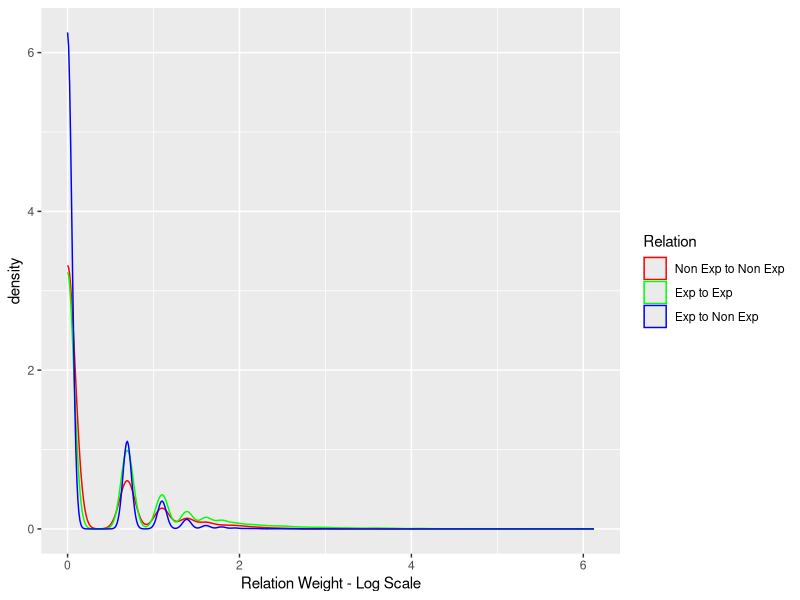

This chart was generated by the following R code:
library(ggplot2)

graphData <- read.csv(file = "edges.csv", header = TRUE, sep = ";", dec = ".", row.names = NULL)



other2other = subset(graphData, graphData$relation == 0)
ex2ex = subset(graphData, graphData$relation == 1)
ex2other = subset(graphData, graphData$relation == 2)

percentEx2Ex = (nrow(ex2ex) * 100) / nrow(graphData)
percentEx2Other = (nrow(ex2other) * 100) / nrow(graphData)
percentOthe2Other = (nrow(other2other) * 100) / nrow(graphData)

print("percentEx2Ex ")
print(percentEx2Ex)
print("percentEx2Other ")
print(percentEx2Other)
print("percentOther2Other ")
print(percentOthe2Other)


print("ex2ex")
print(summary(ex2ex$weight))
print("ex2other")
print(summary(ex2other$weight))
print("other2other")
print(summary(other2other$weight))

p <- ggplot(graphData,  aes(log(weight), colour = as.character(relation))) +
  labs(x = "Relation Weight - Log Scale", colour="Relation") +
  scale_color_manual(labels = c("Non Exp to Non Exp", "Exp to Exp", "Exp to Non Exp"), values=c("red", "green" , "blue") )  +
  geom_density()
#print(p)

ggsave("fig9.png", height=4, width=7, units='in', dpi=200)

#p <- ggplot(graphData, aes(x=relation, colour = weight)) +
#  labs(x = "Relation", y = "Frequency") + 
#  geom_histogram(binwidth = 1)
  
#print(p)

#print(hist(graphData$relation))